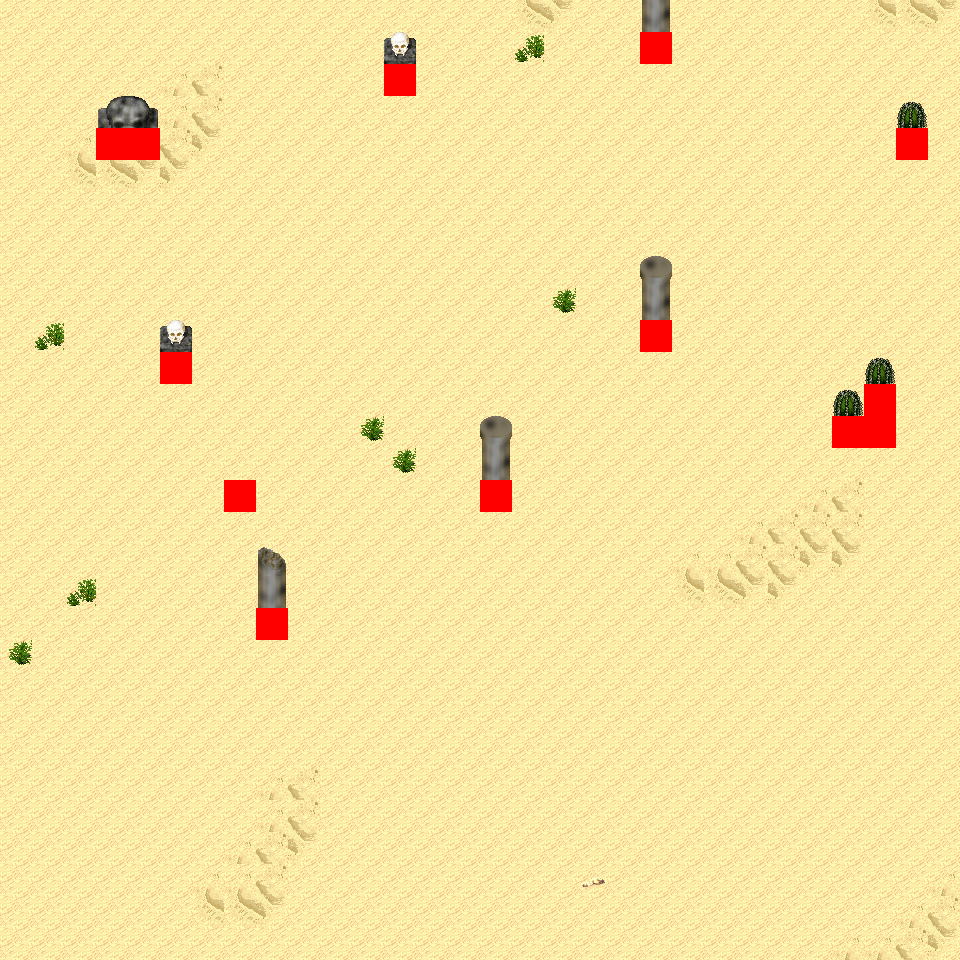

This game map was drawn from its Tiled (.tmx) file and the tilesets committed beside it. A one-line description and the trimmed map source follow:
An orthogonal 30x30 tile map with 32x32 px tiles, 6 tile layers (Ground, Object, Object2, Above, ...), 16 tilesets and 4 objects (4x mapExit).

<map version="1.0" orientation="orthogonal" renderorder="right-down" width="30" height="30" tilewidth="32" tileheight="32" nextobjectid="5">
  <tileset firstgid="1" name="tileset_logic_collision" tilewidth="32" tileheight="32" tilecount="1" columns="1">
    <image source="../drawable/tileset_logic_collision.png" width="32" height="32" />
  </tileset>
  <tileset firstgid="2" name="tileset_ground_ground" tilewidth="32" tileheight="32" tilecount="33" columns="3">
    <image source="../drawable/tileset_ground_ground.png" width="96" height="352" />
  </tileset>
  <tileset firstgid="35" name="tileset_terrain_desert" tilewidth="32" tileheight="32" tilecount="88" columns="8">
    <image source="../drawable/tileset_terrain_desert.png" width="256" height="352" />
  </tileset>
  <tileset firstgid="123" name="tileset_ground_sand_edges" tilewidth="32" tileheight="32" tilecount="15" columns="5">
    <image source="../drawable/tileset_ground_sand_edges.png" width="160" height="96" />
  </tileset>
  <tileset firstgid="138" name="tileset_ground_sand_2" tilewidth="32" tileheight="32" tilecount="15" columns="5">
    <image source="../drawable/tileset_ground_sand_2.png" width="160" height="96" />
  </tileset>
  <tileset firstgid="153" name="tileset_building_stone_ruins" tilewidth="32" tileheight="32" tilecount="72" columns="6">
    <image source="../drawable/tileset_building_stone_ruins.png" width="192" height="384" />
  </tileset>
  <tileset firstgid="225" name="tileset_item_statue_blackened_column" tilewidth="32" tileheight="32" tilecount="4" columns="1">
    <image source="../drawable/tileset_item_statue_blackened_column.png" width="32" height="128" />
  </tileset>
  <tileset firstgid="229" name="tileset_item_statue_skull_carving" tilewidth="32" tileheight="32" tilecount="4" columns="2">
    <image source="../drawable/tileset_item_statue_skull_carving.png" width="64" height="64" />
  </tileset>
  <tileset firstgid="233" name="tileset_item_statue_skullpedestal" tilewidth="32" tileheight="32" tilecount="2" columns="1">
    <image source="../drawable/tileset_item_statue_skullpedestal.png" width="32" height="64" />
  </tileset>
  <tileset firstgid="235" name="tileset_plant_tree_banana_tree" tilewidth="32" tileheight="32" tilecount="40" columns="4">
    <image source="../drawable/tileset_plant_tree_banana_tree.png" width="128" height="320" />
  </tileset>
  <tileset firstgid="275" name="tileset_plant_tree_palm_tree" tilewidth="32" tileheight="32" tilecount="6" columns="2">
    <image source="../drawable/tileset_plant_tree_palm_tree.png" width="64" height="96" />
  </tileset>
  <tileset firstgid="281" name="tileset_plant_tree_palm_trees" tilewidth="32" tileheight="32" tilecount="40" columns="4">
    <image source="../drawable/tileset_plant_tree_palm_trees.png" width="128" height="320" />
  </tileset>
  <tileset firstgid="321" name="tileset_plant_bush_large_green" tilewidth="32" tileheight="32" tilecount="9" columns="3">
    <image source="../drawable/tileset_plant_bush_large_green.png" width="96" height="96" />
  </tileset>
  <tileset firstgid="330" name="tileset_plant_cactus" tilewidth="32" tileheight="32" tilecount="2" columns="1">
    <image source="../drawable/tileset_plant_cactus.png" width="32" height="64" />
  </tileset>
  <tileset firstgid="332" name="tileset_plant_lily_pads" tilewidth="32" tileheight="32" tilecount="2" columns="1">
    <image source="../drawable/tileset_plant_lily_pads.png" width="32" height="64" />
  </tileset>
  <tileset firstgid="334" name="tileset_plant_round_cactuses" tilewidth="32" tileheight="32" tilecount="20" columns="10">
    <image source="../drawable/tileset_plant_round_cactuses.png" width="320" height="64" />
  </tileset>
  <layer name="Ground" width="30" height="30">
    <data>[900 cells, 900 non-empty, 5 distinct tile ids]</data>
  </layer>
  <layer name="Object" width="30" height="30">
    <data>[900 cells, 21 non-empty, 9 distinct tile ids]</data>
  </layer>
  <layer name="Object2" width="30" height="30">
    <data>[900 cells, 0 non-empty, 0 distinct tile ids]</data>
  </layer>
  <layer name="Above" width="30" height="30">
    <data>[900 cells, 14 non-empty, 7 distinct tile ids]</data>
  </layer>
  <layer name="Above2" width="30" height="30">
    <data>[900 cells, 0 non-empty, 0 distinct tile ids]</data>
  </layer>
  <layer name="Walkable" width="30" height="30">
    <data>[900 cells, 13 non-empty, 1 distinct tile ids]</data>
  </layer>
  <objectgroup name="MapEvents">
    <object id="1" name="north" type="mapExit" x="0" y="0" width="960" height="32">
      <properties>
        <property name="map" value="level_0_x37_y128" />
        <property name="x" value="0" />
        <property name="y" value="28" />
      </properties>
    </object>
    <object id="2" name="south" type="mapExit" x="0" y="928" width="960" height="32">
      <properties>
        <property name="map" value="level_0_x37_y130" />
        <property name="x" value="0" />
        <property name="y" value="1" />
      </properties>
    </object>
    <object id="3" name="west" type="mapExit" x="0" y="0" width="32" height="960">
      <properties>
        <property name="map" value="level_0_x36_y129" />
        <property name="x" value="28" />
        <property name="y" value="0" />
      </properties>
    </object>
    <object id="4" name="east" type="mapExit" x="928" y="0" width="32" height="960">
      <properties>
        <property name="map" value="level_0_x38_y129" />
        <property name="x" value="1" />
        <property name="y" value="0" />
      </properties>
    </object>
  </objectgroup>
</map>
